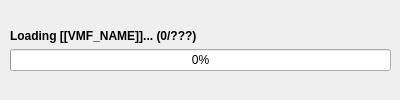
<?xml version="1.0" encoding="UTF-8"?>
<ui version="4.0">
 <class>Form</class>
 <widget class="QWidget" name="Form">
  <property name="geometry">
   <rect>
    <x>0</x>
    <y>0</y>
    <width>400</width>
    <height>100</height>
   </rect>
  </property>
  <property name="minimumSize">
   <size>
    <width>400</width>
    <height>100</height>
   </size>
  </property>
  <property name="maximumSize">
   <size>
    <width>400</width>
    <height>100</height>
   </size>
  </property>
  <property name="windowTitle">
   <string>Loading VMFs...</string>
  </property>
  <widget class="QWidget" name="verticalLayoutWidget">
   <property name="geometry">
    <rect>
     <x>10</x>
     <y>10</y>
     <width>381</width>
     <height>81</height>
    </rect>
   </property>
   <layout class="QVBoxLayout" name="verticalLayout">
    <item>
     <spacer name="verticalSpacer">
      <property name="orientation">
       <enum>Qt::Vertical</enum>
      </property>
      <property name="sizeHint" stdset="0">
       <size>
        <width>20</width>
        <height>40</height>
       </size>
      </property>
     </spacer>
    </item>
    <item>
     <widget class="QLabel" name="lbl_text">
      <property name="font">
       <font>
        <weight>75</weight>
        <bold>true</bold>
       </font>
      </property>
      <property name="text">
       <string>&lt;h4&gt;Loading [[VMF_NAME]]... (0/???)&lt;/h4&gt;</string>
      </property>
     </widget>
    </item>
    <item>
     <widget class="QProgressBar" name="progressBar">
      <property name="value">
       <number>0</number>
      </property>
     </widget>
    </item>
    <item>
     <spacer name="verticalSpacer_2">
      <property name="orientation">
       <enum>Qt::Vertical</enum>
      </property>
      <property name="sizeHint" stdset="0">
       <size>
        <width>20</width>
        <height>40</height>
       </size>
      </property>
     </spacer>
    </item>
   </layout>
  </widget>
 </widget>
 <resources/>
 <connections/>
</ui>
